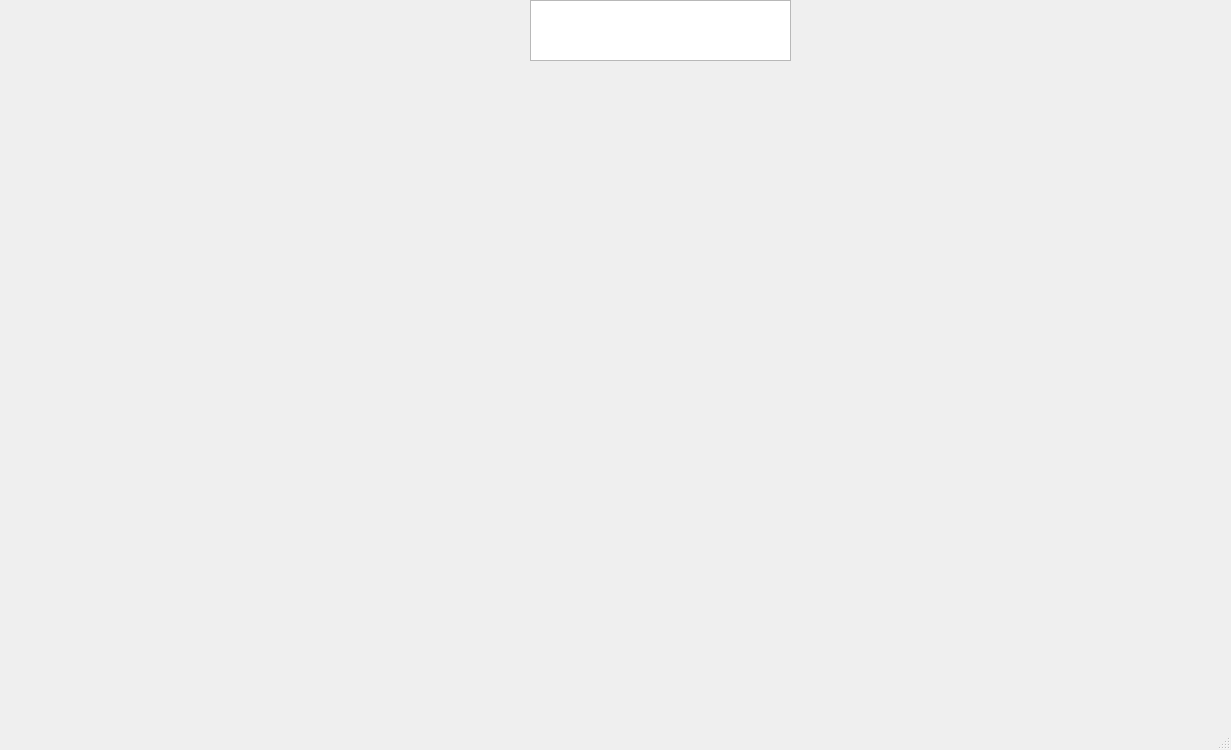
<?xml version="1.0" encoding="UTF-8"?>
<ui version="4.0">
 <class>Graph</class>
 <widget class="QMainWindow" name="Graph">
  <property name="geometry">
   <rect>
    <x>0</x>
    <y>0</y>
    <width>1231</width>
    <height>750</height>
   </rect>
  </property>
  <property name="windowTitle">
   <string>MainWindow</string>
  </property>
  <widget class="QWidget" name="centralwidget">
   <widget class="QTextBrowser" name="textBrowser">
    <property name="geometry">
     <rect>
      <x>530</x>
      <y>0</y>
      <width>261</width>
      <height>61</height>
     </rect>
    </property>
   </widget>
  </widget>
  <widget class="QMenuBar" name="menubar">
   <property name="geometry">
    <rect>
     <x>0</x>
     <y>0</y>
     <width>1231</width>
     <height>18</height>
    </rect>
   </property>
  </widget>
  <widget class="QStatusBar" name="statusbar"/>
 </widget>
 <resources/>
 <connections/>
</ui>
